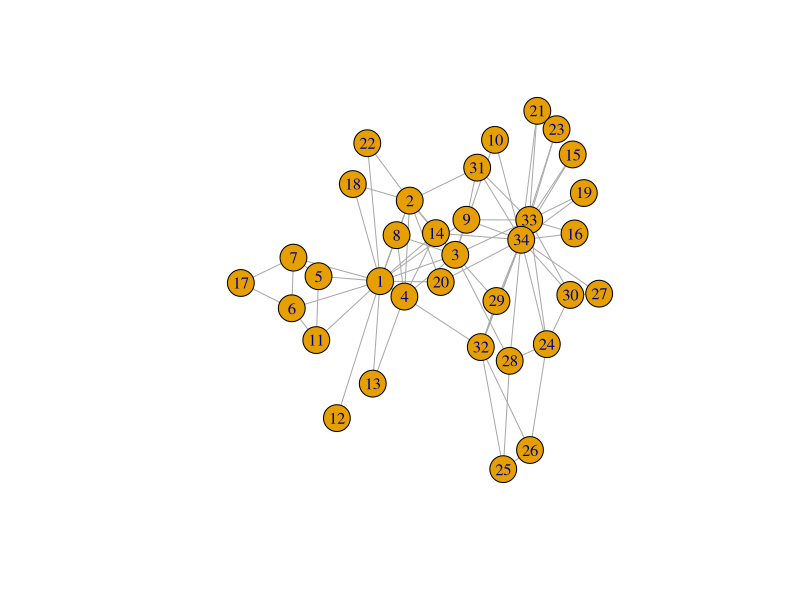
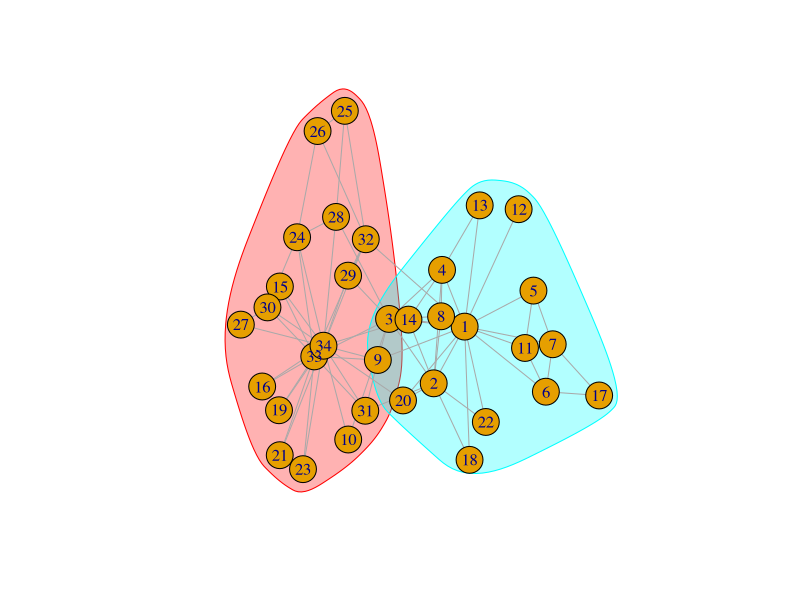
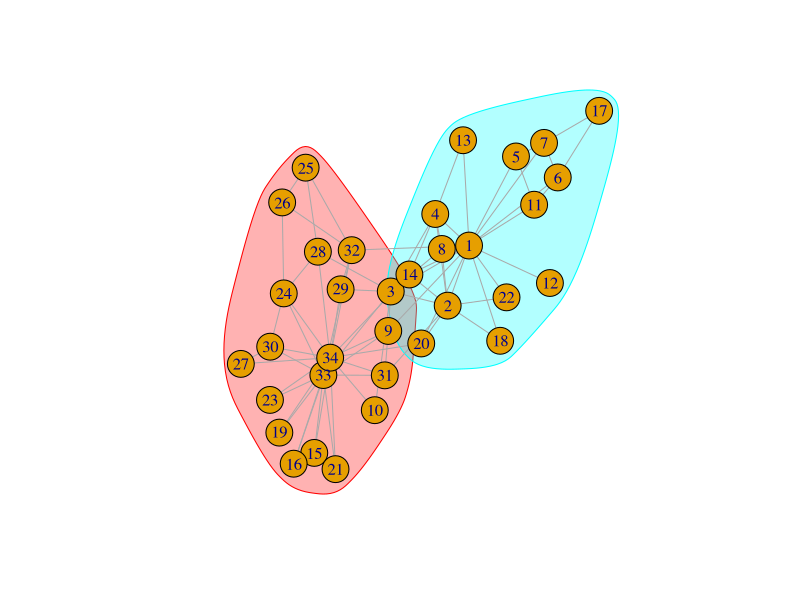
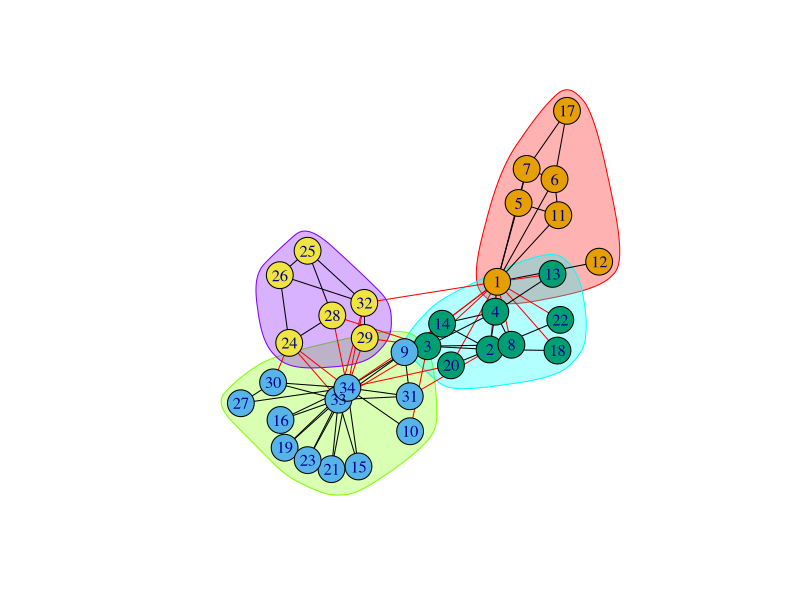

These charts were generated, in order, by the following R code:
## ---- chunk 1
knitr::opts_chunk$set(echo = TRUE)
## ---- chunk 2
library('igraph')
karate <- make_graph("Zachary")
plot(karate)
## ---- chunk 3
A <- as_adjacency_matrix(karate)
A <- as.matrix(A)
k <- colSums(A)
m <- sum(k)/2
Km <- k%*%t(k)
B <- A-Km/(2*m)
r <- eigen(B)
u <- r$vectors[,1]
wcr <- list(which(u>0),which(u<0))
plot(karate,mark.groups=wcr)
## ---- chunk 4
s <- u
s[which(s<0)] <- -1
s[which(s>0)] <- 1
print(Q <- sum(B*(s%*%t(s)+1))/(4*m))
## ---- chunk 5
D <- diag(sqrt(k))
Dp <- solve(D)
L <- Dp%*%A%*%Dp
r <- eigen(L)
u <- Dp%*%r$vectors[,2]
wcr <- list(which(u>0),which(u<0))
plot(karate,mark.groups=wcr)
## ---- chunk 6
wc <- cluster_leading_eigen(karate)
membership(wc)
modularity(wc)
plot(wc, karate)
